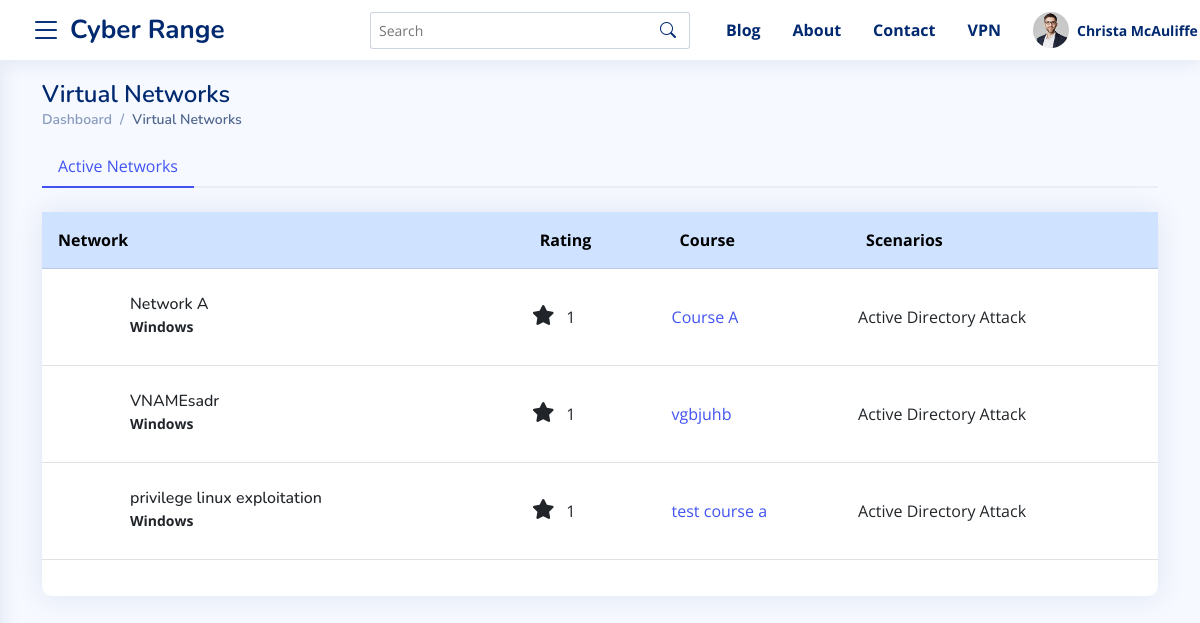
/instructor/virtaul-networks (signed in), run on an earlier commit of the app's database.
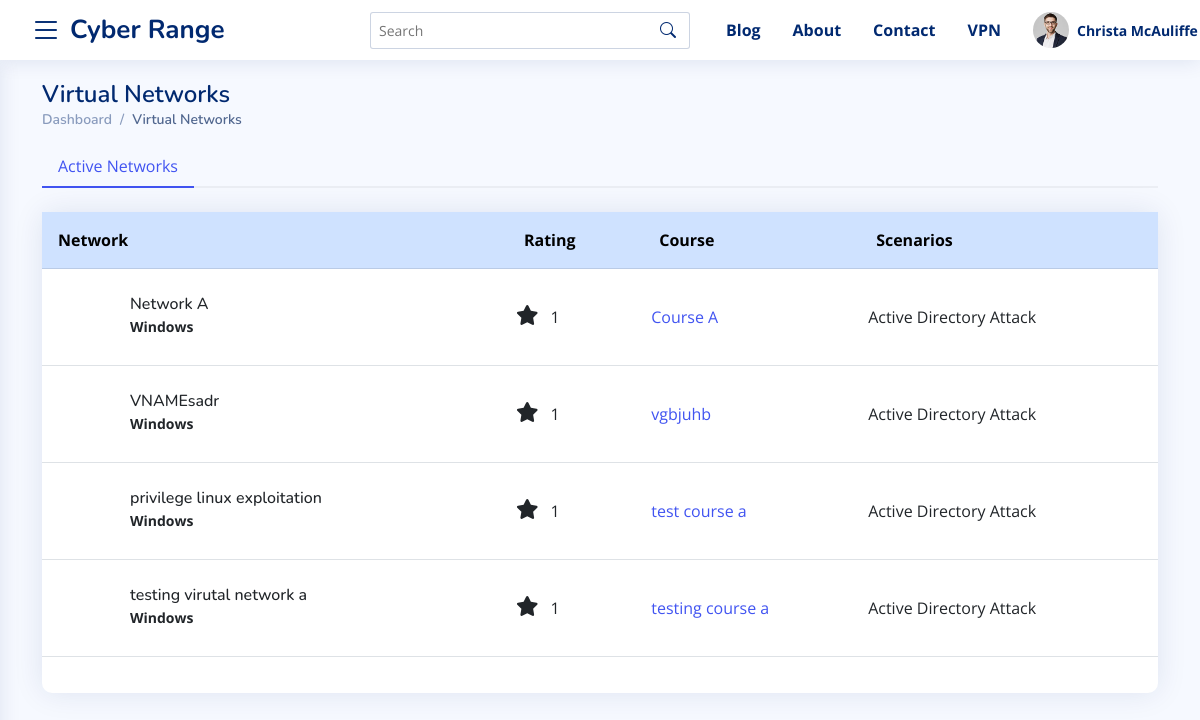
And on a later commit of the database.
### master_app/models.py (models this page shows, shortened)
class VirtualNetwork(models.Model):
    course = models.ForeignKey(Course, on_delete=models.CASCADE)
    name = models.CharField(max_length=100)
    description = RichTextField()
    operating_system = models.CharField(max_length=3, default=1 , choices=OPERATING_SYSTEM_CHOICES)
    scenarios = models.CharField(max_length=50, default="1" , choices=SCENARIOS_CATEGORYIES)
    rating  = models.CharField(max_length=1 , default="1", choices=RATING_CHOICES, blank=True, null=True)
    config_file_url = models.URLField(max_length=300 , default="" , blank=True, null=True)
    ip_address = models.GenericIPAddressField(blank=True, null=True)
    topology_image = models.ImageField(upload_to="topologies/", blank=True, null=True)
    ssh_file = models.FileField(upload_to="sshFiles/" , blank=True, null=True)
    instructions = RichTextField(blank = True, null=True, default="")
    def get_operating_system(self):
        try:
            return OPERATING_SYSTEM_CHOICES_TEXT[self.operating_system]
        except:
            return None
    def get_scenarios(self):
        try:
            return SCENARIOS_CATEGORYIES_TEXT[self.scenarios]
        except:
            return None

class Course(models.Model):
    instructor = models.ForeignKey(User, on_delete=models.CASCADE)
    name = models.CharField(max_length=100)
    start_time = models.DateTimeField(auto_now_add=False, default=timezone.now)
    end_time = models.DateTimeField(auto_now_add=False, default=timezone.now)
    created_timestamp = models.DateTimeField( auto_now_add=True )
    description = RichTextField()
    is_approved = models.CharField(max_length=2, choices=APPROVED_CHOICES, default="1")
    points = models.IntegerField(blank=True, null=True, default=60)
    def __str__(self):
        return self.name

### master_app/views.py (the view)
# urls.py: path("instructor/virtaul-networks", views.InstructorVirtualNetworkList, name="instructor-virtual-network-url"),
@login_required
@teacher_required
def InstructorVirtualNetworkList(request):
    networks = [i for x in Course.objects.filter(
        instructor=request.user) for i in x.virtualnetwork_set.all() if len(x.virtualnetwork_set.all()) > 0]
    template_name = 'master_app/instructor/virutal_netwroks.html'
    context = {
        "networks": networks
    }
    return render(request, template_name, context)

### master_app/templates/master_app/instructor/virutal_netwroks.html (shortened to what the changed rows need)
{%  extends 'base.html' %}
{% load static %}
{% block content %}
<main id="main" class="main">
    <section class="section dashboard">
      <div class="container">
        <div class="row">
          <div class="col-12">
            <div class="pagetitle">
              <h1>Virtual Networks</h1>
            </div>
          </div>
        </div>
            <div class="row">
                <div class="col-12">
                    <div class="card shadow-none bg-transparent p-0">
                        <div class="card-body px-0">
                              <div class="tab-content pt-2" id="borderedTabContent">
                                <div class="tab-pane fade show active" id="bordered-home" role="tabpanel" aria-labelledby="home-tab">
                                    <div class="card  mt-3">
                                        <div class="card-body px-0">
                                          <table class="table">
                                            <thead class="table-primary ">
                                              <tr >
                                                <th scope="col" class="p-3">Network</th>
                                                <th scope="col" class="p-3">Rating</th>
                                                <th scope="col" class="p-3">Course</th>
                                                <th scope="col" class="p-3">Scenarios</th>
                                              </tr>
                                            </thead>
                                            <tbody>
                                              {% for network in networks %}
                                                <tr >
                                                  <td class="py-3">
                                                      <div class="d-flex align-items-center">
                                                          <div class="card-icon rounded-circle d-flex align-items-center justify-content-center">
                                                          </div>
                                                          <div class="ps-3">
                                                            <h6 class="mb-0">{{ network.name }}</h6>
                                                            <span class=" small pt-1 fw-bold">{{ network.get_operating_system }}</span>
                                                          </div>
                                                        </div>
                                                  </td>
                                                  <td class="align-middle">
                                                      <i class="fas fa-star circle-icon fs-5 me-2"></i> {{ network.rating }}
                                                  </td>
                                                  <td class="align-middle">
                                                    <a href="{% url 'instructor-courses-details-url' network.course.id %}">{{ network.course }}</a>
                                                  </td>
                                                  <td class="align-middle">
                                                    {{ network.get_scenarios }}
                                                  </td>
                                                </tr>
                                              {% endfor %}
                                            </tbody>
                                          </table>
                                        </div>
                                    </div>
                                </div>
                              </div>
                        </div>
                    </div>
                </div>
            </div>
          </div>
    </section>
</main>
{% endblock %}

What changed in the data, as far as the page shows it:
added VirtualNetwork: name "testing virutal network a", get_operating_system "Windows", rating "1", course "testing course a", get_scenarios "Active Directory Attack"
